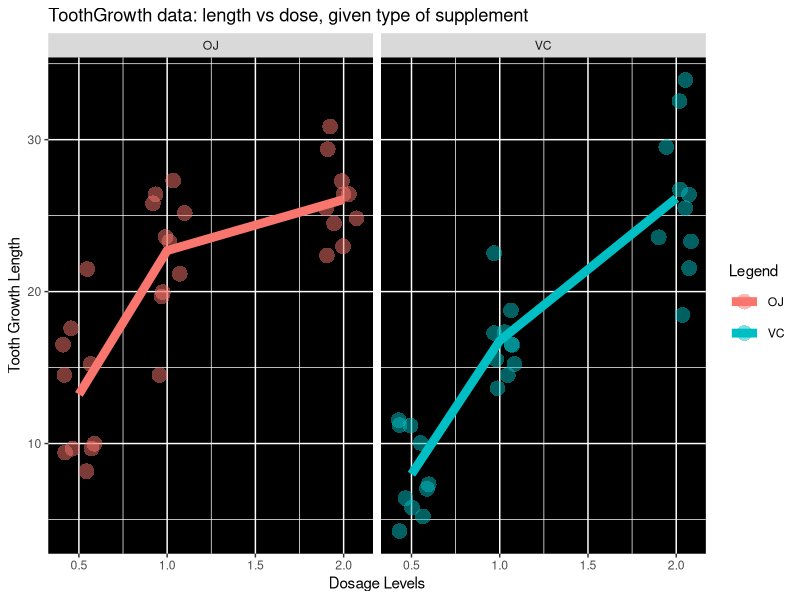
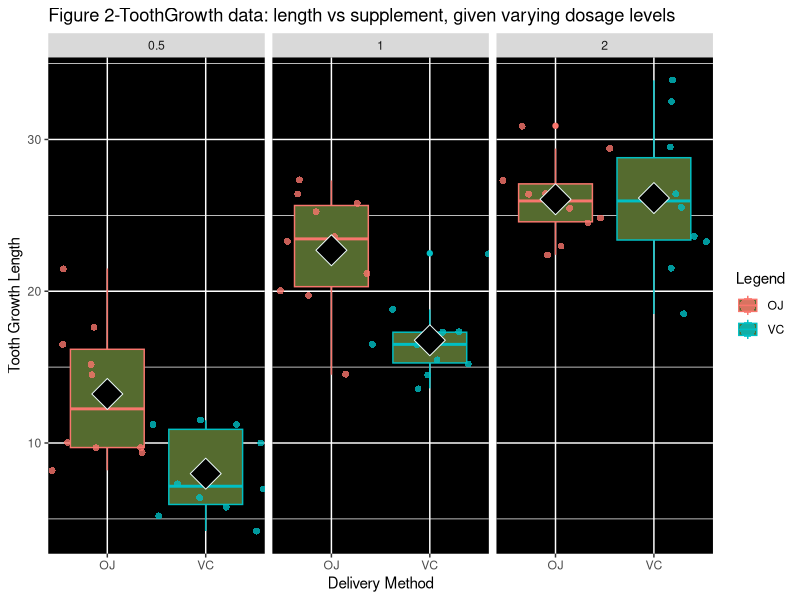
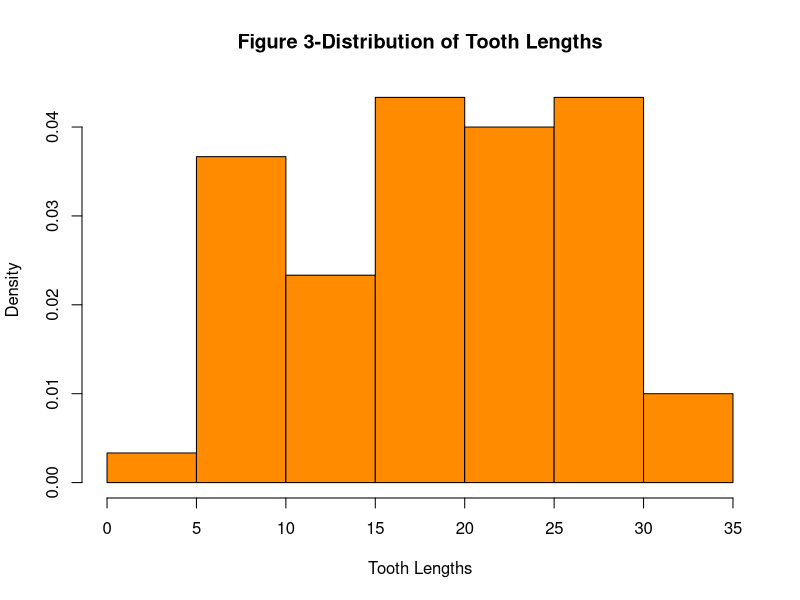

R code for these plots, in order:
## ---- chunk 1

## ---- chunk 2
library(datasets)
data("ToothGrowth")
tooth_df <- ToothGrowth
str(tooth_df)
## ---- chunk 3
# Code for Figure 1
library(ggplot2)
p <- ggplot(tooth_df,aes(dose,len, color=supp)) + 
scale_color_discrete(name="Legend") + 
theme(legend.key=element_rect(fill=NA)) + 
guides(colour = guide_legend(override.aes = list(size=5)))
#Add Box plot with jittered points
p1 <- p  + facet_grid(. ~ supp) + 
geom_jitter(shape=16, position=position_jitter(0.1),alpha=.5, size=5)
#Add trend line
p2 <- p1 + stat_summary(fun.y=mean, geom="line", size=3)
#Add titles and labels
p3<-p2 + 
labs(title="ToothGrowth data: length vs dose, given type of supplement", 
    x="Dosage Levels", y = "Tooth Growth Length")
p3+theme(panel.background = element_rect(fill = 'black'))
################################################################################
## ---- chunk 4
# Code for Figure 2
library(ggplot2)
p <- ggplot(tooth_df,aes(supp,len, color=supp)) + 
scale_color_discrete(name="Legend") + 
theme(legend.key=element_rect(fill=NA)) + 
guides(colour = guide_legend(override.aes = list(size=5)))
#Add Box plot with jittered points
p1 <- p + geom_boxplot(fill="darkolivegreen") + facet_grid(. ~ dose) + 
geom_jitter(shape=16, position=position_jitter(0.6),alpha=.8, size=2)
#Add means point for each delivery method
p2 <- p1 + stat_summary(fun.y=mean, geom="point", shape=23, size=8, 
color= "azure", fill="black")
#Add titles and labels
p3<-p2 + 
labs(title="Figure 2-ToothGrowth data: length vs supplement, given varying dosage levels", 
x="Delivery Method", y = "Tooth Growth Length")
# Change the panel color & yaxis limits
p3+theme(panel.background = element_rect(fill = 'black'))
################################################################################
## ---- chunk 5
# Code for Figure 3
hist(tooth_df$len, probability = TRUE,
     main = "Figure 3-Distribution of Tooth Lengths",
     col="darkorange", xlab='Tooth Lengths', breaks=6)
################################################################################
## ---- chunk 6
# Code for the shapiro.test
p<-shapiro.test(tooth_df$len)
p[2]
################################################################################
## ---- chunk 7
# Code for the t.test for delivery method comparison
df_vc <- subset(tooth_df, tooth_df$supp == "VC")#guinea pigs on ascorbic acid
df_oj <- subset(tooth_df, tooth_df$supp == "OJ")#guinea pigs given orange juice
val1 <- t.test(df_oj$len, df_vc$len, paired = FALSE, var.equal = FALSE)
val1[3]
val1[4]
################################################################################
## ---- chunk 8
# Code for the t.test for dosage level comparison
df_5 <- subset(tooth_df, tooth_df$dose == 0.5)
df_2<- subset(tooth_df, tooth_df$dose == 2.0)
val2 <- t.test(df_2$len, df_5$len, paired = FALSE, var.equal = FALSE)
val2[3]
val2[4]
################################################################################
